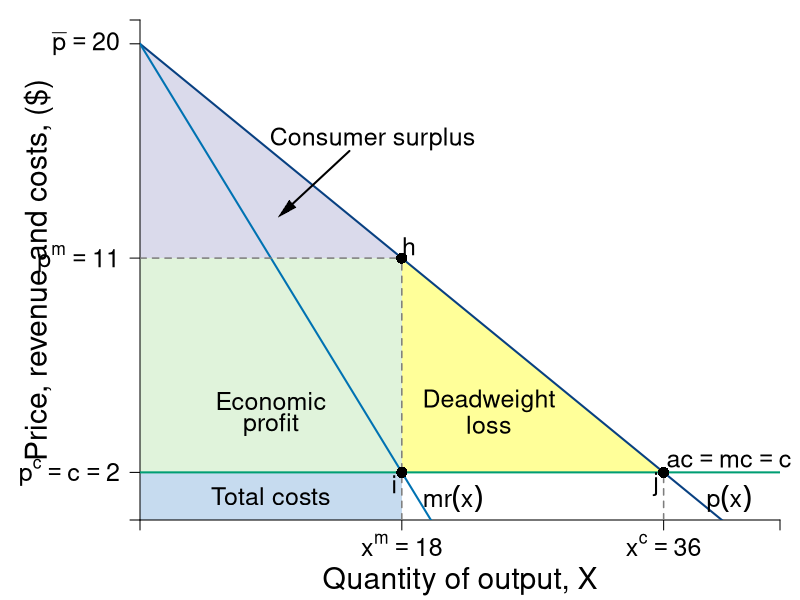

Recreate this plot in R.
#Graph Designer: Simon Halliday
#Authors: Bowles, Foley and Halliday
#Title: Coordination, Conflict and Competition: A Text in Microeconomics

require(shape)
pdf(file = "competitionmarkets/monopolist_deadweightloss_v2.pdf", width = 9, height = 7)

#Set parameters for graphics
pointsize <- 1.8
axislabelsize <- 1.8
labelsize <- 1.5
namesize <- 1.8
annotatesize <- 1.5
graphlinewidth <- 2
segmentlinewidth <- 1.5

COL <- c("#7fc97f", "#beaed4", "#fdc086", "#ffff99", "#386cb0", "#f0027f", "#bf5b17", "#666666")
COLA <- c("#e0f3db", "#99d8c9","#66c2a4","#41ae76", "#238b45", "#005824")
COLB <- c("#c6dbef", "#4eb3d3", "#2b8cbe", "#0868ac","#084081")
COLC <- c("#fcfbfd", "#efedf5", "#dadaeb", "#bcbddc", "#9e9ac8", "#807dba", "#6a51a3", "#54278f", "#3f007d")
grays <- gray.colors(25, start = 1, end = 0)
CBCols <- c("#009E73","#0072B2","#E69F00","#CC79A7", "#F0E442")

#Edited the margins to cater for the larger LHS labels
par(mar =  c(4, 7, 1, 1))

AvgRevenue <- function(x, rmax = 20, xmax = 40){
  rmax - (rmax/xmax)*x
}

MRevenue <- function(x, rmax = 20, xmax = 40){
  rmax - 2*(rmax/xmax)*x
}

AvgCost <- function(x, c0 = 2, c1 = 4){
  c0/x + c1
}

xlims <- c(0, 44)
ylims <- c(0, 21)

npts <- 501 
x <- seq(xlims[1], xlims[2], length.out = npts)
y <- seq(ylims[1], ylims[2], length.out = npts) 
a <- c(13, 16.75, 19.25)

plot(0, 0, xlim = xlims, ylim = ylims, type = "n",
     xlab = expression(paste("")),
     ylab = expression(paste("")), 
     xaxt = "n", 
     yaxt = "n", 
     cex.lab = axislabelsize, 
     bty = "n",
     xaxs="i", 
     yaxs="i")

# ticksy <- seq(from = ylims[1], to = ylims[2], by = 1)
# ylabels <- seq(from = ylims[1], to = ylims[2], by = 1)
# ticksx <- seq(from = xlims[1], to = xlims[2], by = 1)
# xlabels <- seq(from = xlims[1], to = xlims[2], by = 1)
ticksy <- c(0, 2, AvgRevenue(x = 18), 20, ylims[2])
#ylabels <- c(NA, expression(paste(p,"*", phantom())), expression(paste(p^{m})), expression(paste(bar(p))))
ylabels <- c(NA, expression(paste(p^c==c, phantom()== 2)), expression(paste(p^{m}==11)), expression(paste(bar(p)==20)), NA)
ticksx <- c(0, 18, 36, xlims[2])
#xlabels <- c(NA, expression(paste(x^{m})), expression(paste(x^{c})), NA)
xlabels <- c(NA, expression(paste(x^{m} == 18)), expression(paste(x^{c}==36)), NA)

npts <- 500 
xx1 <- seq(xlims[1], xlims[2], length.out = npts)
xx3 <- seq(2, 6, length.out = npts)

#Draw the polygon for profit
xpoly1 <- c(0, 18, 18, 0, 0)
ypoly1 <- c(2, 2, AvgRevenue(x = 18), AvgRevenue(x = 18), 18)
polygon(x = xpoly1, y = ypoly1, col=COLA[1], density=NULL, border = NA)

#Draw the polygon for costs
xpoly2 <- c(0, 18, 18, 0, 0)
ypoly2 <- c(0, 0, 2, 2, 2)
polygon(x = xpoly2, y = ypoly2, col=COLB[1], density=NULL, border = NA)

#Draw the polygon for deadweight loss
xpoly3 <- c(18, 18, 36, 18)
ypoly3 <- c(2, AvgRevenue(x = 18), 2, 2)
polygon(x = xpoly3, y = ypoly3, col=COL[4], density=NULL, border = NA)

#Draw the polygon for consumer surplus
xpoly4 <- c(0, 18, 0, 0)
ypoly4 <- c(AvgRevenue(18), AvgRevenue(18), 20, AvgRevenue(18))
polygon(x = xpoly4, y = ypoly4, col=COLC[3], density=NULL, border = NA)

axis(1, at = ticksx, pos = 0, labels = xlabels, cex.axis = labelsize)
axis(2, at = ticksy, pos = 0, labels = ylabels, las = 1, cex.axis = labelsize)

#lines(xx1, bcA(xx1, w = 10, p = 1.5), col = COLB[3], lwd = graphlinewidth)
lines(xx1, AvgRevenue(xx1, rmax = 20, xmax = 40), col = COLB[5], lwd = graphlinewidth)
lines(xx1, MRevenue(xx1, rmax = 20, xmax = 40), col = CBCols[2], lwd = graphlinewidth)
#lines(xx1, AvgCost(xx1, c0 = 2, c1 = 4), col = COLA[5], lwd = graphlinewidth)

#Label the axes
mtext(expression(paste("Quantity of output, ", X)), side=1, line = 3, cex = axislabelsize)
text(-7, 0.5*ylims[2], expression(paste("Price, revenue and costs, ($)")), xpd = TRUE, cex = axislabelsize, srt = 90) 

#Label curves
text(40.5, 2.5, expression(paste(ac == mc, phantom() == c)), cex = labelsize, xpd = TRUE)
text(40.5, 0.9, expression(paste(p(x))), cex = labelsize)
text(21.5, 0.9, expression(paste(mr(x))), cex = labelsize)


#Draw segments for total costs
segments(0, AvgRevenue(x = 18), 18, AvgRevenue(x = 18), lty = 2, col = grays[20] , lwd = segmentlinewidth)
segments(18, 0, 18, AvgRevenue(x = 18), lty = 2, col = grays[20] , lwd = segmentlinewidth)

#Marginal costs
segments(0, 2, xlims[2], 2, lty = 1, col = CBCols[1] , lwd = graphlinewidth)

#Segment for many firms comparison
segments(36, 0, 36, 2, lty = 2, col = grays[20] , lwd = segmentlinewidth)

#Label Points for comparison
points(18, MRevenue(x = 18), pch = 16, col = "black", cex = 1.5)
text(18 -0.5, MRevenue(x = 18) - 0.5, expression(i), cex = labelsize)

points(18, AvgRevenue(x = 18), pch = 16, col = "black", cex = 1.5)
text(18 + 0.5, AvgRevenue(x = 18) + 0.5, expression(h), cex = labelsize)

#Label Points for comparison
points(36, AvgRevenue(x = 36), pch = 16, col = "black", cex = 1.5)
text(36 -0.5, AvgRevenue(x = 36) - 0.5, expression(j), cex = labelsize)

# Arrow to Consumer surplus
text(16, 16, expression(paste("Consumer surplus")), cex = labelsize)
Arrows(14.4, 15.5, 10, 13, col = "black", lty = 1, lwd = 2, arr.type = "triangle", arr.lwd = 0.5)

#Labels cost and profit areas
text(9, 1, expression("Total costs"), cex = labelsize)
text(9, 5, expression("Economic"), cex = labelsize)
text(9, 4, expression("profit"), cex = labelsize)
text(24, 5, expression(paste("Deadweight")), cex = labelsize)
text(24, 4, expression(paste("loss")), cex = labelsize)

#text(9, 7, expression(paste(dwl(x) == frac(1,2)*(p^{m} - c)*(x^{c} - x^{m}))), cex = labelsize)
#Arrows(7.4, 6.5, 5.4, 5, col = "black", lty = 1, lwd = 2, arr.type = "triangle", arr.lwd = 0.5)



dev.off()
